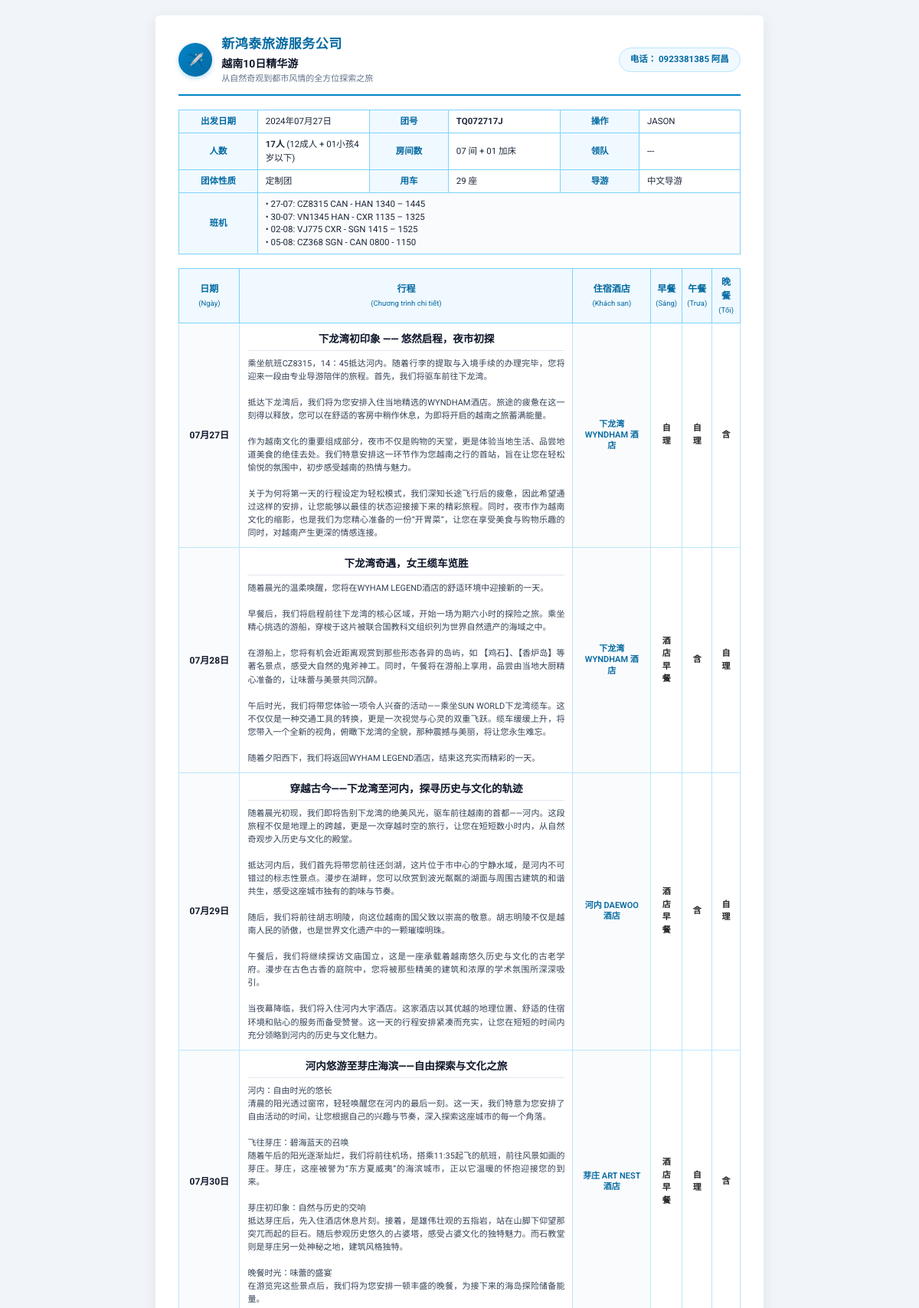
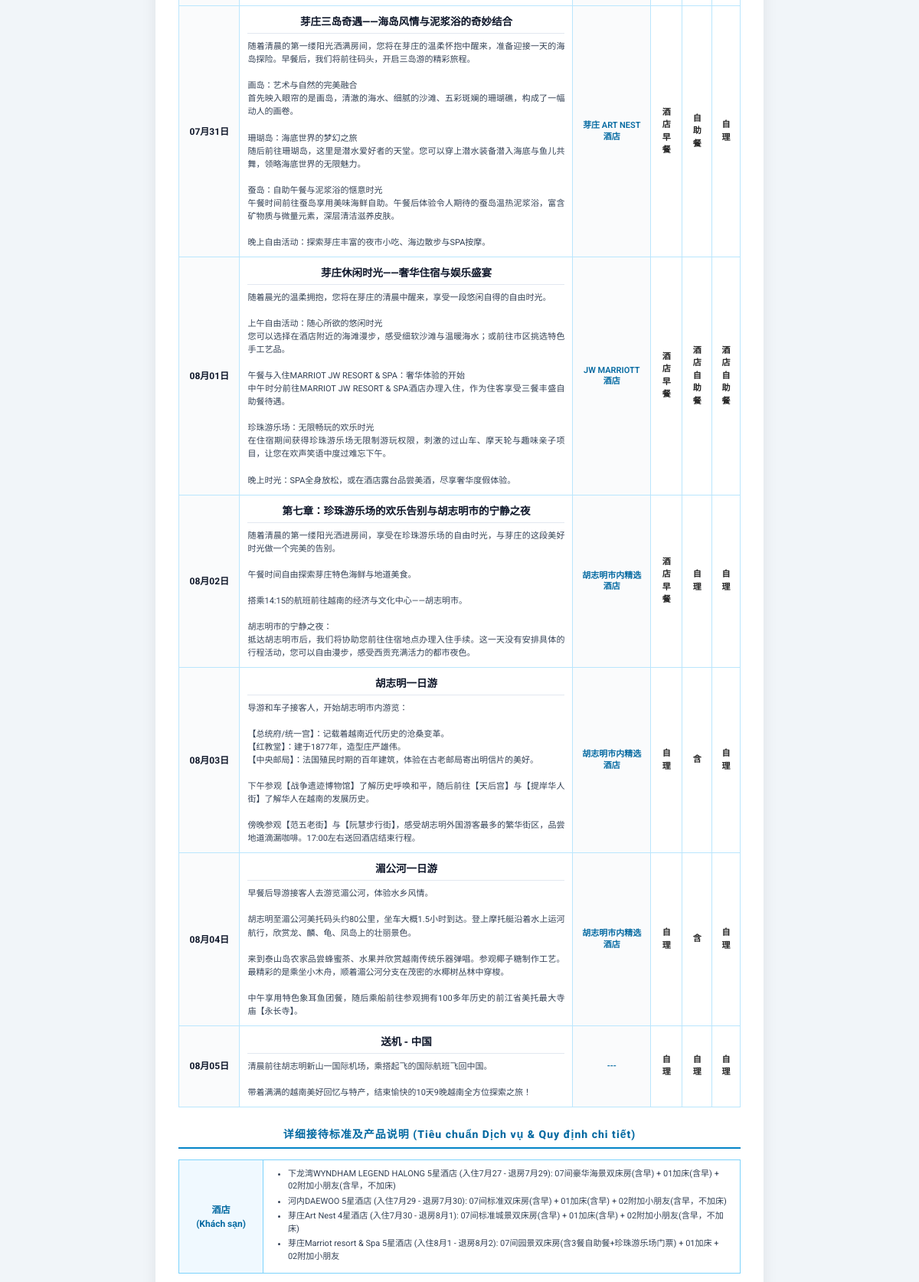
Page /4/proposal/ (upper part) on the committed database (2 pictures, top to bottom).
### tours/models.py (models this page shows, shortened)
class Tour(models.Model):
    DRAFT = 'DRAFT'
    CONFIRMED = 'CONF'
    CANCELLED = 'CAN'
    STATUS_CHOICES = [
        (DRAFT, 'Bản nháp (Draft)'),
        (CONFIRMED, 'Đã chốt (Confirmed)'),
        (CANCELLED, 'Đã hủy (Cancelled)'),
    ]
    METHOD_PROFIT = 'PROFIT'
    METHOD_PERCENT = 'PERCENT'
    PRICING_CHOICES = [
        (METHOD_PROFIT, 'Theo lợi nhuận cố định'),
        (METHOD_PERCENT, 'Theo % lợi nhuận'),
    ]
    title = models.CharField(max_length=255, verbose_name="Tên chương trình Tour")
    subtitle = models.CharField(max_length=255, blank=True, verbose_name="Chủ đề / Slogan tour (Phụ đề)")
    code = models.CharField(max_length=50, unique=True, verbose_name="Mã Tour / Mã đoàn (Code/Group Code)")
    group_code = models.CharField(max_length=50, blank=True, verbose_name="Mã đoàn (团号)")
    tour_type = models.CharField(max_length=100, default="定制团", verbose_name="Tính chất đoàn (团体性质)")
    guest_count = models.IntegerField(default=1, verbose_name="Số lượng khách (Pax)")
    guest_detail = models.CharField(max_length=100, blank=True, verbose_name="Chi tiết số khách (VD: 12成人 + 01小孩)")
    room_count_desc = models.CharField(max_length=100, blank=True, verbose_name="Số lượng phòng (VD: 07 间 + 01 加床)")
    vehicle_info = models.CharField(max_length=100, default="29 座", verbose_name="Loại xe phục vụ (用车)")
    guide_info = models.CharField(max_length=100, default="中文导游", verbose_name="Thông tin HDV (导游)")
    leader_info = models.CharField(max_length=100, blank=True, verbose_name="Trưởng đoàn (领队)")
    start_date = models.DateField(verbose_name="Ngày khởi hành")
    end_date = models.DateField(null=True, blank=True, verbose_name="Ngày kết thúc")
    days = models.IntegerField(default=1, verbose_name="Số ngày")
    nights = models.IntegerField(default=0, verbose_name="Số đêm")
    status = models.CharField(
        max_length=10, choices=STATUS_CHOICES, default=DRAFT, verbose_name="Trạng thái"
    )
    quoter_name = models.CharField(max_length=100, default="JASON", verbose_name="Người báo giá (报价人)")
    quoter_phone = models.CharField(max_length=50, default="034. 2268. 576", verbose_name="SĐT Người báo giá (电话)")
    quote_date = models.DateField(null=True, blank=True, verbose_name="Ngày báo giá (报价日期)")
    valid_until = models.DateField(null=True, blank=True, verbose_name="Thời hạn báo giá (有效期限)")
    customer_name = models.CharField(max_length=150, blank=True, verbose_name="Khách hàng / Đại diện")
    customer_phone = models.CharField(max_length=50, blank=True, verbose_name="SĐT Khách hàng")
    flights_summary = models.TextField(
        blank=True,
        verbose_name="Tóm tắt chuyến bay (班机)",
        help_text="VD: 27-07: CZ8315 CAN - HAN 1340 – 1445\n30-07: VN1345 HAN - CXR 1135 – 1325"
    )
    currency = models.CharField(max_length=10, default="₫", verbose_name="Đơn vị tiền tệ")
    pricing_method = models.CharField(
        max_length=10, choices=PRICING_CHOICES, default=METHOD_PERCENT, verbose_name="Cách tính giá"
    )
    margin_amount = models.DecimalField(
        default=0, max_digits=12, decimal_places=0, verbose_name="Lợi nhuận mong muốn (VND)"
    )
    margin_percent = models.IntegerField(
        default=10, verbose_name="% Lợi nhuận"
    )
    deposit_amount = models.DecimalField(
        default=0, max_digits=12, decimal_places=0, verbose_name="Tiền đặt cọc báo giá (定金)"
    )
    custom_total_price = models.DecimalField(
        null=True, blank=True, max_digits=12, decimal_places=0,
        verbose_name="Tổng giá cố định báo khách (Nếu nhập sẽ ưu tiên)"
    )
    hotel_standards = models.TextField(
        blank=True,
        verbose_name="Tiêu chuẩn khách sạn chi tiết (酒店标准)",
        help_text="Chi tiết phòng, loại phòng, số lượng, bữa ăn theo từng khách sạn"
    )
    inclusions = models.TextField(
        blank=True,
        verbose_name="Dịch vụ bao gồm trong Land tour (地接包含)",
        help_text="Xe, các bữa ăn, vé tham quan, thuyền buồm, HDV, nước suối, bảo hiểm..."
    )
    exclusions = models.TextField(
        blank=True,
        verbose_name="Chi phí không bao gồm (费用不含)",
        help_text="Visa, chi tiêu cá nhân, OT lái xe/HDV, phụ thu phòng đơn, trò chơi tự phí..."
    )
    tips = models.TextField(
        blank=True,
        verbose_name="Lưu ý thân thiện (温馨提示)",
        help_text="Hộ chiếu, thuốc men, trang phục, an toàn bơi lội..."
    )
    terms = models.TextField(
        blank=True,
        verbose_name="Quy định & Điều kiện đăng ký (报名须知)",
        help_text="Độ tuổi, quy định người cao tuổi, trẻ em, bệnh nền..."
    )
    notes = models.TextField(
        blank=True,
        verbose_name="Ghi chú báo giá (备注说明)",
        help_text="Các điều khoản riêng trên bảng báo giá chi phí"
    )
    company_name = models.CharField(max_length=150, default="新鸿泰旅游服务公司", verbose_name="Tên công ty")
    company_address = models.CharField(
        max_length=255,
        default="306, VANH DAI TRONG, BINH TRI DONG B, BINH TAN, HCM",
        verbose_name="Địa chỉ công ty"
    )
    company_landline = models.CharField(max_length=50, default="028-62654888", verbose_name="Điện thoại bàn")
    company_hotline = models.CharField(max_length=50, default="0923381385 阿昌", verbose_name="Hotline tư vấn")
    created_at = models.DateTimeField(auto_now_add=True)
    updated_at = models.DateTimeField(auto_now=True)

class TourDay(models.Model):
    tour = models.ForeignKey(Tour, on_delete=models.CASCADE, related_name='tour_days')
    day_number = models.IntegerField(verbose_name="Ngày thứ (Day)")
    day_date_str = models.CharField(max_length=50, blank=True, verbose_name="Ngày hiển thị (VD: 07月27日 hoặc 27/07)")
    title = models.CharField(max_length=255, verbose_name="Tiêu đề ngày (VD: 下龙湾初印象 —— 悠然启程，夜市初探)")
    routing_flight = models.CharField(
        max_length=150,
        blank=True,
        verbose_name="Chặng di chuyển & Giờ bay (行程/航段)",
        help_text="VD: 国内 07:20 ✈️ 河内 14:45 hoặc 下龙湾 🚗 河内"
    )
    morning_desc = models.CharField(max_length=255, blank=True, verbose_name="Hoạt động Sáng (上午)")
    afternoon_desc = models.CharField(max_length=255, blank=True, verbose_name="Hoạt động Chiều (下午)")
    evening_desc = models.CharField(max_length=255, blank=True, verbose_name="Hoạt động Tối (晚上)")
    description = models.TextField(blank=True, verbose_name="Nội dung chi tiết ngày (Brochure Description)")
    hotel_name = models.CharField(max_length=150, blank=True, verbose_name="Khách sạn lưu trú (住宿酒店)")
    meal_breakfast = models.CharField(max_length=50, default="酒店早餐", verbose_name="Bữa sáng (早餐)")
    meal_lunch = models.CharField(max_length=50, default="含", verbose_name="Bữa trưa (午餐)")
    meal_dinner = models.CharField(max_length=50, default="自理", verbose_name="Bữa tối (晚餐)")
    class Meta:
        ordering = ['day_number']

### tours/views.py (the view)
# urls.py: path('<int:pk>/proposal/', views.quote_proposal_brochure, name='quote_proposal_brochure'),
def quote_proposal_brochure(request, pk):
    tour = get_object_or_404(Tour, pk=pk)
    tour_days = tour.tour_days.all().order_by('day_number')
    flights_list = _clean_lines(tour.flights_summary)
    hotel_standards_list = _clean_lines(tour.hotel_standards)
    inclusions_list = _clean_lines(tour.inclusions)
    exclusions_list = _clean_lines(tour.exclusions)
    tips_list = _clean_lines(tour.tips)
    terms_list = _clean_lines(tour.terms)
    context = {
        'tour': tour,
        'tour_days': tour_days,
        'flights_list': flights_list,
        'hotel_standards_list': hotel_standards_list,
        'inclusions_list': inclusions_list,
        'exclusions_list': exclusions_list,
        'tips_list': tips_list,
        'terms_list': terms_list,
    }
    return render(request, 'tours/quote_proposal_brochure.html', context)

### tours/templates/tours/quote_proposal_brochure.html (shortened to what this page needs)
{% load humanize %}
<!DOCTYPE html>
<html lang="vi">
<head>
</head>
<body>
    <div class="brochure-container">
        <div class="page-header">
            <div class="brand-box">
                <div class="logo-circle">✈️</div>
                <div class="company-title">
                    <h2>{{ tour.company_name|default:"新鸿泰旅游服务公司" }}</h2>
                    <div class="tour-name">{{ tour.title }}</div>
                    {% if tour.subtitle %}
                    <div class="slogan">{{ tour.subtitle }}</div>
                    {% endif %}
                </div>
            </div>
            <div class="contact-badge">
                电话： {{ tour.company_hotline|default:"0923 381385" }}
            </div>
        </div>
        <table class="overview-table">
            <tr>
                <th>出发日期</th>
                <td>{{ tour.start_date|date:"Y年m月d日" }}</td>
                <th>团号</th>
                <td><strong>{{ tour.group_code|default:tour.code }}</strong></td>
                <th>操作</th>
                <td>{{ tour.quoter_name|default:"JASON" }}</td>
            </tr>
            <tr>
                <th>人数</th>
                <td><strong>{{ tour.guest_count }}人</strong> {% if tour.guest_detail %}({{ tour.guest_detail }}){% endif %}</td>
                <th>房间数</th>
                <td>{{ tour.room_count_desc|default:"07 间 + 01 加床" }}</td>
                <th>领队</th>
                <td>{{ tour.leader_info|default:"---" }}</td>
            </tr>
            <tr>
                <th>团体性质</th>
                <td>{{ tour.tour_type|default:"定制团" }}</td>
                <th>用车</th>
                <td>{{ tour.vehicle_info|default:"29 座" }}</td>
                <th>导游</th>
                <td>{{ tour.guide_info|default:"中文导游" }}</td>
            </tr>
            {% if flights_list %}
            <tr>
                <th>班机</th>
                <td colspan="5" class="flight-cell">
                    {% for flight in flights_list %}
                        <div>• {{ flight }}</div>
                    {% endfor %}
                </td>
            </tr>
            {% endif %}
        </table>
        <table class="itinerary-table">
            <thead>
                <tr>
                    <th style="width: 11%;">日期<br><span style="font-size:9.5px;font-weight:normal;">(Ngày)</span></th>
                    <th style="width: 61%;">行程<br><span style="font-size:9.5px;font-weight:normal;">(Chương trình chi tiết)</span></th>
                    <th style="width: 14%;">住宿酒店<br><span style="font-size:9.5px;font-weight:normal;">(Khách sạn)</span></th>
                    <th style="width: 4.5%;">早餐<br><span style="font-size:9.5px;font-weight:normal;">(Sáng)</span></th>
                    <th style="width: 4.5%;">午餐<br><span style="font-size:9.5px;font-weight:normal;">(Trưa)</span></th>
                    <th style="width: 5%;">晚餐<br><span style="font-size:9.5px;font-weight:normal;">(Tối)</span></th>
                </tr>
            </thead>
            <tbody>
                {% for day in tour_days %}
                <tr>
                    <td class="day-col-date">
                        {% if day.day_date_str %}{{ day.day_date_str }}{% else %}Ngày {{ day.day_number }}{% endif %}
                    </td>
                    <td class="day-col-content">
                        <div class="day-title-head">
                            {{ day.title }}
                        </div>
                        <div class="day-body-text">{{ day.description }}</div>
                    </td>
                    <td class="day-col-hotel">
                        {{ day.hotel_name|default:"---" }}
                    </td>
                    <td class="day-col-meal">
                        {{ day.meal_breakfast|default:"酒店早餐" }}
                    </td>
                    <td class="day-col-meal">
                        {{ day.meal_lunch|default:"含" }}
                    </td>
                    <td class="day-col-meal">
                        {{ day.meal_dinner|default:"自理" }}
                    </td>
                </tr>
                {% empty %}
                <tr>
                    <td colspan="6" style="text-align:center; padding: 25px; color: #94a3b8;">
                        Chưa có lịch trình chi tiết. Vui lòng nhập thông tin các ngày trong trang quản trị Tour.
                    </td>
                </tr>
                {% endfor %}
            </tbody>
        </table>
        <div class="policy-section">
            <h3 class="section-header">详细接待标准及产品说明 (Tiêu chuẩn Dịch vụ & Quy định chi tiết)</h3>
            {% if hotel_standards_list %}
            <div class="policy-block">
                <div class="policy-label">酒店<br>(Khách sạn)</div>
                <div class="policy-content">
                    <ul>
                        {% for item in hotel_standards_list %}
                            <li>{{ item }}</li>
                        {% endfor %}
                    </ul>
                </div>
            </div>
            {% endif %}
        </div>
    </div>
</body>
</html>

### rows in the picture
Tour: company_name "新鸿泰旅游服务公司", title "越南10日精华游", subtitle "从自然奇观到都市风情的全方位探索之旅", company_hotline "0923381385 阿昌", start_date "2024年07月27日", group_code "TQ072717J", quoter_name "JASON", guest_count "17", guest_detail "12成人 + 01小孩4岁以下", room_count_desc "07 间 + 01 加床", leader_info "---", tour_type "定制团", vehicle_info "29 座", guide_info "中文导游"
TourDay: day_date_str "07月27日", title "下龙湾初印象 —— 悠然启程，夜市初探", description "乘坐航班CZ8315，14：45抵达河内。随着行李的提取与入境手续的办理完毕，您将迎来一段由专业导游陪伴的旅程。首先，我们将驱车前往下龙湾。 抵达下龙湾后，我们将为您安排入住当地精选的WYNDHAM酒店。旅途的疲惫在这一刻得以释放，您可以在舒适的客房中稍作休息，为即将开启的越南之旅蓄满能量。 作为越南文化的重要组成部分，夜市不仅是购物的天堂，更是体验当地生活、品尝地道美食的绝佳去处。我们特意安排这一环节作为您越南之行的首站，旨在让您在轻松愉悦的氛围中，初步感受越南的热情与魅力。 关于为何将第一天的行程设定为轻松模式，我们深知长途飞行后的疲惫，因此希望通过这样的安排，让您能够以最佳的状态迎接接下来的精彩旅程。同时，夜市作为越南文化的缩影，也是我们为您精心准备的一份“开胃菜”，让您在享受美食与购物乐趣的同时，对越南产生更深的情感连接。", hotel_name "下龙湾 WYNDHAM 酒店", meal_breakfast "自理", meal_lunch "自理", meal_dinner "含"
TourDay: day_date_str "07月28日", title "下龙湾奇遇，女王缆车览胜", description "随着晨光的温柔唤醒，您将在WYHAM LEGEND酒店的舒适环境中迎接新的一天。 早餐后，我们将启程前往下龙湾的核心区域，开始一场为期六小时的探险之旅。乘坐精心挑选的游船，穿梭于这片被联合国教科文组织列为世界自然遗产的海域之中。 在游船上，您将有机会近距离观赏到那些形态各异的岛屿，如 【鸡石】、【香炉岛】等著名景点，感受大自然的鬼斧神工。同时，午餐将在游船上享用，品尝由当地大厨精心准备的，让味蕾与美景共同沉醉。 午后时光，我们将带您体验一项令人兴奋的活动——乘坐SUN WORLD下龙湾缆车。这不仅仅是一种交通工具的转换，更是一次视觉与心灵的双重飞跃。缆车缓缓上升，将您带入一个全新的视角，俯瞰下龙湾的全貌，那种震撼与美丽，将让您永生难忘。 随着夕阳西下，我们将返回WYHAM LEGEND酒店，结束这充实而精彩的一天。", hotel_name "下龙湾 WYNDHAM 酒店", meal_breakfast "酒店早餐", meal_lunch "含", meal_dinner "自理"
TourDay: day_date_str "07月29日", title "穿越古今——下龙湾至河内，探寻历史与文化的轨迹", description "随着晨光初现，我们即将告别下龙湾的绝美风光，驱车前往越南的首都——河内。这段旅程不仅是地理上的跨越，更是一次穿越时空的旅行，让您在短短数小时内，从自然奇观步入历史与文化的殿堂。 抵达河内后，我们首先将带您前往还剑湖，这片位于市中心的宁静水域，是河内不可错过的标志性景点。漫步在湖畔，您可以欣赏到波光粼粼的湖面与周围古建筑的和谐共生，感受这座城市独有的韵味与节奏。 随后，我们将前往胡志明陵，向这位越南的国父致以崇高的敬意。胡志明陵不仅是越南人民的骄傲，也是世界文化遗产中的一颗璀璨明珠。 午餐后，我们将继续探访文庙国立，这是一座承载着越南悠久历史与文化的古老学府。漫步在古色古香的庭院中，您将被那些精美的建筑和浓厚的学术氛围所深深吸引。 当夜幕降临，我们将入住河内大宇酒店。这家酒店以其优越的地理位置、舒适的住宿环境和贴心的服务而备受赞誉。这一天的行程安排紧凑而充实，让您在短短的时间内充分领略到河内的历史与文化魅力。", hotel_name "河内 DAEWOO 酒店", meal_breakfast "酒店早餐", meal_lunch "含", meal_dinner "自理"
TourDay: day_date_str "07月30日", title "河内悠游至芽庄海滨——自由探索与文化之旅", description "河内：自由时光的悠长 清晨的阳光透过窗帘，轻轻唤醒您在河内的最后一刻。这一天，我们特意为您安排了自由活动的时间，让您根据自己的兴趣与节奏，深入探索这座城市的每一个角落。 飞往芽庄：碧海蓝天的召唤 随着午后的阳光逐渐灿烂，我们将前往机场，搭乘11:35起飞的航班，前往风景如画的芽庄。芽庄，这座被誉为“东方夏威夷”的海滨城市，正以它温暖的怀抱迎接您的到来。 芽庄初印象：自然与历史的交响 抵达芽庄后，先入住酒店休息片刻。接着，是雄伟壮观的五指岩，站在山脚下仰望那突兀而起的巨石。随后参观历史悠久的占婆塔，感受占婆文化的独特魅力。而石教堂则是芽庄另一处神秘之地，建筑风格独特。 晚餐时光：味蕾的盛宴 在游览完这些景点后，我们将为您安排一顿丰盛的晚餐，为接下来的海岛探险储备能量。", hotel_name "芽庄 ART NEST 酒店", meal_breakfast "酒店早餐", meal_lunch "自理", meal_dinner "含"
TourDay: day_date_str "07月31日", title "芽庄三岛奇遇——海岛风情与泥浆浴的奇妙结合", description "随着清晨的第一缕阳光洒满房间，您将在芽庄的温柔怀抱中醒来，准备迎接一天的海岛探险。早餐后，我们将前往码头，开启三岛游的精彩旅程。 画岛：艺术与自然的完美融合 首先映入眼帘的是画岛，清澈的海水、细腻的沙滩、五彩斑斓的珊瑚礁，构成了一幅动人的画卷。 珊瑚岛：海底世界的梦幻之旅 随后前往珊瑚岛，这里是潜水爱好者的天堂。您可以穿上潜水装备潜入海底与鱼儿共舞，领略海底世界的无限魅力。 蚕岛：自助午餐与泥浆浴的惬意时光 午餐时间前往蚕岛享用美味海鲜自助。午餐后体验令人期待的蚕岛温热泥浆浴，富含矿物质与微量元素，深层清洁滋养皮肤。 晚上自由活动：探索芽庄丰富的夜市小吃、海边散步与SPA按摩。", hotel_name "芽庄 ART NEST 酒店", meal_breakfast "酒店早餐", meal_lunch "自助餐", meal_dinner "自理"
TourDay: day_date_str "08月01日", title "芽庄休闲时光——奢华住宿与娱乐盛宴", description "随着晨光的温柔拥抱，您将在芽庄的清晨中醒来，享受一段悠闲自得的自由时光。 上午自由活动：随心所欲的悠闲时光 您可以选择在酒店附近的海滩漫步，感受细软沙滩与温暖海水；或前往市区挑选特色手工艺品。 午餐与入住MARRIOT JW RESORT & SPA：奢华体验的开始 中午时分前往MARRIOT JW RESORT & SPA酒店办理入住，作为住客享受三餐丰盛自助餐待遇。 珍珠游乐场：无限畅玩的欢乐时光 在住宿期间获得珍珠游乐场无限制游玩权限，刺激的过山车、摩天轮与趣味亲子项目，让您在欢声笑语中度过难忘下午。 晚上时光：SPA全身放松，或在酒店露台品尝美酒，尽享奢华度假体验。", hotel_name "JW MARRIOTT 酒店", meal_breakfast "酒店早餐", meal_lunch "酒店自助餐", meal_dinner "酒店自助餐"
TourDay: day_date_str "08月02日", title "第七章：珍珠游乐场的欢乐告别与胡志明市的宁静之夜", description "随着清晨的第一缕阳光洒进房间，享受在珍珠游乐场的自由时光，与芽庄的这段美好时光做一个完美的告别。 午餐时间自由探索芽庄特色海鲜与地道美食。 搭乘14:15的航班前往越南的经济与文化中心——胡志明市。 胡志明市的宁静之夜： 抵达胡志明市后，我们将协助您前往住宿地点办理入住手续。这一天没有安排具体的行程活动，您可以自由漫步，感受西贡充满活力的都市夜色。", hotel_name "胡志明市内精选酒店", meal_breakfast "酒店早餐", meal_lunch "自理", meal_dinner "自理"
TourDay: day_date_str "08月03日", title "胡志明一日游", description "导游和车子接客人，开始胡志明市内游览： 【总统府/统一宫】：记载着越南近代历史的沧桑变革。 【红教堂】：建于1877年，造型庄严雄伟。 【中央邮局】：法国殖民时期的百年建筑，体验在古老邮局寄出明信片的美好。 下午参观【战争遗迹博物馆】了解历史呼唤和平，随后前往【天后宫】与【提岸华人街】了解华人在越南的发展历史。 傍晚参观【范五老街】与【阮慧步行街】，感受胡志明外国游客最多的繁华街区，品尝地道滴漏咖啡。17:00左右送回酒店结束行程。", hotel_name "胡志明市内精选酒店", meal_breakfast "自理", meal_lunch "含", meal_dinner "自理"
TourDay: day_date_str "08月04日", title "湄公河一日游", description "早餐后导游接客人去游览湄公河，体验水乡风情。 胡志明至湄公河美托码头约80公里，坐车大概1.5小时到达。登上摩托艇沿着水上运河航行，欣赏龙、麟、龟、凤岛上的壮丽景色。 来到泰山岛农家品尝蜂蜜茶、水果并欣赏越南传统乐器弹唱。参观椰子糖制作工艺。最精彩的是乘坐小木舟，顺着湄公河分支在茂密的水椰树丛林中穿梭。 中午享用特色象耳鱼团餐，随后乘船前往参观拥有100多年历史的前江省美托最大寺庙【永长寺】。", hotel_name "胡志明市内精选酒店", meal_breakfast "自理", meal_lunch "含", meal_dinner "自理"
TourDay: day_date_str "08月05日", title "送机 - 中国", description "清晨前往胡志明新山一国际机场，乘搭起飞的国际航班飞回中国。 带着满满的越南美好回忆与特产，结束愉快的10天9晚越南全方位探索之旅！", hotel_name "---", meal_breakfast "自理", meal_lunch "自理", meal_dinner "自理"

### other values in the picture
{{ flight }} "27-07: CZ8315 CAN - HAN 1340 – 1445" "30-07: VN1345 HAN - CXR 1135 – 1325" "02-08: VJ775 CXR - SGN 1415 – 1525" "05-08: CZ368 SGN - CAN 0800 - 1150"
{{ item }} "下龙湾WYNDHAM LEGEND HALONG 5星酒店 (入住7月27 - 退房7月29): 07间豪华海景双床房(含早) + 01加床(含早) + 02附加小朋友(含早，不加床)" "河内DAEWOO 5星酒店 (入住7月29 - 退房7月30): 07间标准双床房(含早) + 01加床(含早) + 02附加小朋友(含早，不加床)" "芽庄Art Nest 4星酒店 (入住7月30 - 退房8月1): 07间标准城景双床房(含早) + 01加床(含早) + 02附加小朋友(含早，不加床)" "芽庄Marriot resort & Spa 5星酒店 (入住8月1 - 退房8月2): 07间园景双床房(含3餐自助餐+珍珠游乐场门票) + 01加床 + 02附加小朋友"
